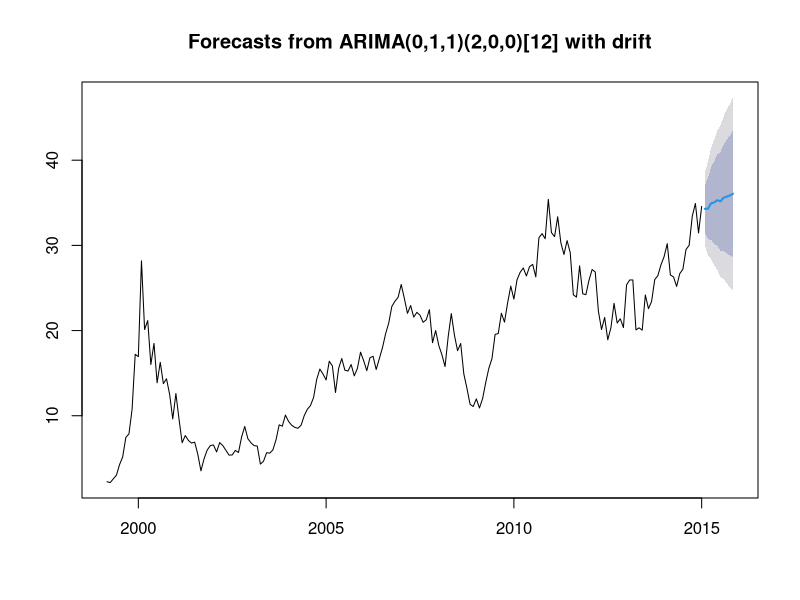

Write R code to recreate this figure.
#Modelo Arima AutoRegressive Integrated Moving Average (ARIMA)

library(tidyverse)
library(forecast)

#cargando los datos

infy <- read.csv("data/infy-monthly.csv")

#Creando la serie de tiempo

infy.ts <- ts(infy$Adj.Close, start = c(1999,3), frequency = 12)

#corriendo el modelo arima

infy.arima <- auto.arima(infy.ts)

#Generando la prediccion con el modelo arima

infy.forecast <- forecast(infy.arima, h=10)

#dibujando el pronostico

plot(infy.forecast)
